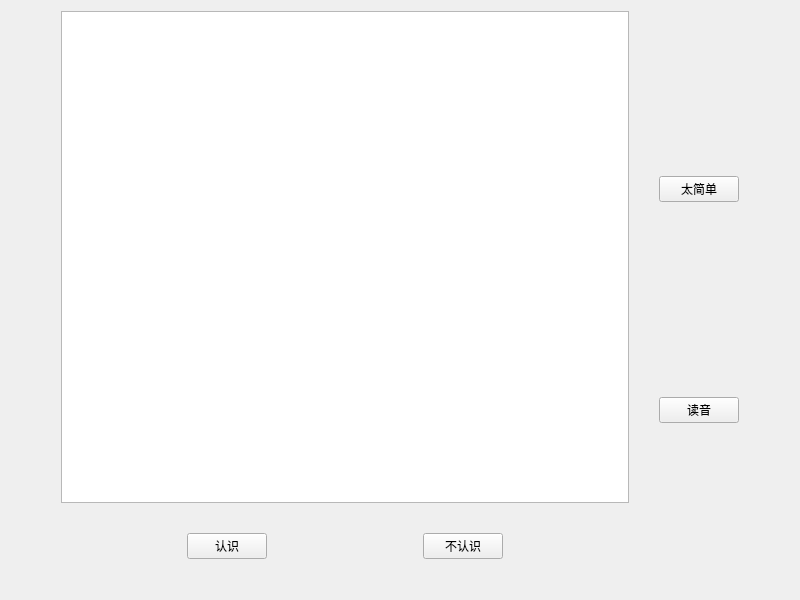
<?xml version="1.0" encoding="UTF-8"?>
<ui version="4.0">
 <class>recognizebychUI</class>
 <widget class="QWidget" name="recognizebychUI">
  <property name="geometry">
   <rect>
    <x>0</x>
    <y>0</y>
    <width>800</width>
    <height>600</height>
   </rect>
  </property>
  <property name="windowTitle">
   <string>按中文背英文</string>
  </property>
  <layout class="QHBoxLayout" name="horizontalLayout_3">
   <item>
    <layout class="QHBoxLayout" name="horizontalLayout_2">
     <property name="spacing">
      <number>30</number>
     </property>
     <property name="leftMargin">
      <number>50</number>
     </property>
     <property name="rightMargin">
      <number>50</number>
     </property>
     <item>
      <layout class="QVBoxLayout" name="verticalLayout_2">
       <property name="bottomMargin">
        <number>30</number>
       </property>
       <item>
        <widget class="QTextBrowser" name="html_table"/>
       </item>
       <item>
        <layout class="QHBoxLayout" name="horizontalLayout">
         <item>
          <spacer name="horizontalSpacer_2">
           <property name="orientation">
            <enum>Qt::Horizontal</enum>
           </property>
           <property name="sizeType">
            <enum>QSizePolicy::MinimumExpanding</enum>
           </property>
           <property name="sizeHint" stdset="0">
            <size>
             <width>40</width>
             <height>20</height>
            </size>
           </property>
          </spacer>
         </item>
         <item>
          <widget class="QPushButton" name="yes_btn">
           <property name="text">
            <string>认识</string>
           </property>
          </widget>
         </item>
         <item>
          <spacer name="horizontalSpacer">
           <property name="orientation">
            <enum>Qt::Horizontal</enum>
           </property>
           <property name="sizeType">
            <enum>QSizePolicy::MinimumExpanding</enum>
           </property>
           <property name="sizeHint" stdset="0">
            <size>
             <width>40</width>
             <height>20</height>
            </size>
           </property>
          </spacer>
         </item>
         <item>
          <widget class="QPushButton" name="no_button">
           <property name="text">
            <string>不认识</string>
           </property>
          </widget>
         </item>
         <item>
          <spacer name="horizontalSpacer_3">
           <property name="orientation">
            <enum>Qt::Horizontal</enum>
           </property>
           <property name="sizeType">
            <enum>QSizePolicy::MinimumExpanding</enum>
           </property>
           <property name="sizeHint" stdset="0">
            <size>
             <width>40</width>
             <height>20</height>
            </size>
           </property>
          </spacer>
         </item>
        </layout>
       </item>
      </layout>
     </item>
     <item>
      <layout class="QVBoxLayout" name="verticalLayout">
       <item>
        <widget class="QPushButton" name="too_easy_button">
         <property name="text">
          <string>太简单</string>
         </property>
        </widget>
       </item>
       <item>
        <widget class="QPushButton" name="play_audio_button">
         <property name="text">
          <string>读音</string>
         </property>
        </widget>
       </item>
      </layout>
     </item>
    </layout>
   </item>
  </layout>
 </widget>
 <resources/>
 <connections>
  <connection>
   <sender>yes_btn</sender>
   <signal>clicked()</signal>
   <receiver>recognizebychUI</receiver>
   <slot>yes()</slot>
   <hints>
    <hint type="sourcelabel">
     <x>148</x>
     <y>360</y>
    </hint>
    <hint type="destinationlabel">
     <x>8</x>
     <y>358</y>
    </hint>
   </hints>
  </connection>
  <connection>
   <sender>no_button</sender>
   <signal>clicked()</signal>
   <receiver>recognizebychUI</receiver>
   <slot>no()</slot>
   <hints>
    <hint type="sourcelabel">
     <x>320</x>
     <y>367</y>
    </hint>
    <hint type="destinationlabel">
     <x>579</x>
     <y>356</y>
    </hint>
   </hints>
  </connection>
  <connection>
   <sender>play_audio_button</sender>
   <signal>clicked()</signal>
   <receiver>recognizebychUI</receiver>
   <slot>play_audio()</slot>
   <hints>
    <hint type="sourcelabel">
     <x>503</x>
     <y>278</y>
    </hint>
    <hint type="destinationlabel">
     <x>581</x>
     <y>278</y>
    </hint>
   </hints>
  </connection>
  <connection>
   <sender>too_easy_button</sender>
   <signal>clicked()</signal>
   <receiver>recognizebychUI</receiver>
   <slot>too_ez()</slot>
   <hints>
    <hint type="sourcelabel">
     <x>516</x>
     <y>133</y>
    </hint>
    <hint type="destinationlabel">
     <x>580</x>
     <y>142</y>
    </hint>
   </hints>
  </connection>
 </connections>
 <slots>
  <slot>yes()</slot>
  <slot>no()</slot>
  <slot>play_audio()</slot>
  <slot>too_ez()</slot>
 </slots>
</ui>
